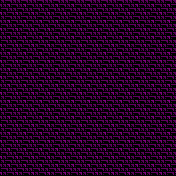

Below is a game level as drawn by its tile map, then a one-line description and the .tmx file that defines it, in full:
An orthogonal 11x11 tile map with 16x16 px tiles, 1 tile layer (Map Layer) and 24 objects (24x position).

<map version="1.0" orientation="orthogonal" width="11" height="11" tilewidth="16" tileheight="16" backgroundcolor="#000000">
<tileset firstgid="1" name="dungeon.con" tilewidth="16" tileheight="16">
<image source="tiles.png" width="256" height="256" />
</tileset>
<layer name="Map Layer" width="11" height="11">
<data encoding="csv">
162,162,162,162,162,162,162,162,162,162,162,
162,162,162,162,162,162,162,162,162,162,162,
162,162,162,162,162,162,162,162,162,162,162,
162,162,162,162,162,162,162,162,162,162,162,
162,162,162,162,162,162,162,162,162,162,162,
162,162,162,162,162,162,162,162,162,162,162,
162,162,162,162,162,162,162,162,162,162,162,
162,162,162,162,162,162,162,162,162,162,162,
162,162,162,162,162,162,162,162,162,162,162,
162,162,162,162,162,162,162,162,162,162,162,
162,162,162,162,162,162,162,162,162,162,162
</data>
</layer>
<objectgroup name="Monster Positions" width="11" height="11">
<object name="position" type="position" x="48" y="48" width="16" height="16">
<properties>
<property name="index" value="0" />
<property name="startX" value="3" />
<property name="startY" value="3" />
</properties>
</object>
<object name="position" type="position" x="80" y="48" width="16" height="16">
<properties>
<property name="index" value="1" />
<property name="startX" value="5" />
<property name="startY" value="3" />
</properties>
</object>
<object name="position" type="position" x="112" y="48" width="16" height="16">
<properties>
<property name="index" value="2" />
<property name="startX" value="7" />
<property name="startY" value="3" />
</properties>
</object>
<object name="position" type="position" x="32" y="32" width="16" height="16">
<properties>
<property name="index" value="3" />
<property name="startX" value="2" />
<property name="startY" value="2" />
</properties>
</object>
<object name="position" type="position" x="64" y="32" width="16" height="16">
<properties>
<property name="index" value="4" />
<property name="startX" value="4" />
<property name="startY" value="2" />
</properties>
</object>
<object name="position" type="position" x="96" y="32" width="16" height="16">
<properties>
<property name="index" value="5" />
<property name="startX" value="6" />
<property name="startY" value="2" />
</properties>
</object>
<object name="position" type="position" x="128" y="32" width="16" height="16">
<properties>
<property name="index" value="6" />
<property name="startX" value="8" />
<property name="startY" value="2" />
</properties>
</object>
<object name="position" type="position" x="16" y="16" width="16" height="16">
<properties>
<property name="index" value="7" />
<property name="startX" value="1" />
<property name="startY" value="1" />
</properties>
</object>
<object name="position" type="position" x="48" y="16" width="16" height="16">
<properties>
<property name="index" value="8" />
<property name="startX" value="3" />
<property name="startY" value="1" />
</properties>
</object>
<object name="position" type="position" x="80" y="16" width="16" height="16">
<properties>
<property name="index" value="9" />
<property name="startX" value="5" />
<property name="startY" value="1" />
</properties>
</object>
<object name="position" type="position" x="112" y="16" width="16" height="16">
<properties>
<property name="index" value="10" />
<property name="startX" value="7" />
<property name="startY" value="1" />
</properties>
</object>
<object name="position" type="position" x="144" y="16" width="16" height="16">
<properties>
<property name="index" value="11" />
<property name="startX" value="9" />
<property name="startY" value="1" />
</properties>
</object>
<object name="position" type="position" x="32" y="0" width="16" height="16">
<properties>
<property name="index" value="12" />
<property name="startX" value="2" />
<property name="startY" value="0" />
</properties>
</object>
<object name="position" type="position" x="64" y="0" width="16" height="16">
<properties>
<property name="index" value="13" />
<property name="startX" value="4" />
<property name="startY" value="0" />
</properties>
</object>
<object name="position" type="position" x="96" y="0" width="16" height="16">
<properties>
<property name="index" value="14" />
<property name="startX" value="6" />
<property name="startY" value="0" />
</properties>
</object>
<object name="position" type="position" x="128" y="0" width="16" height="16">
<properties>
<property name="index" value="15" />
<property name="startX" value="8" />
<property name="startY" value="0" />
</properties>
</object>
</objectgroup>
<objectgroup name="Player Positions" width="11" height="11">
<object name="position" type="position" x="80" y="112" width="16" height="16">
<properties>
<property name="index" value="0" />
<property name="startX" value="5" />
<property name="startY" value="7" />
</properties>
</object>
<object name="position" type="position" x="64" y="128" width="16" height="16">
<properties>
<property name="index" value="1" />
<property name="startX" value="4" />
<property name="startY" value="8" />
</properties>
</object>
<object name="position" type="position" x="96" y="128" width="16" height="16">
<properties>
<property name="index" value="2" />
<property name="startX" value="6" />
<property name="startY" value="8" />
</properties>
</object>
<object name="position" type="position" x="48" y="144" width="16" height="16">
<properties>
<property name="index" value="3" />
<property name="startX" value="3" />
<property name="startY" value="9" />
</properties>
</object>
<object name="position" type="position" x="80" y="144" width="16" height="16">
<properties>
<property name="index" value="4" />
<property name="startX" value="5" />
<property name="startY" value="9" />
</properties>
</object>
<object name="position" type="position" x="112" y="144" width="16" height="16">
<properties>
<property name="index" value="5" />
<property name="startX" value="7" />
<property name="startY" value="9" />
</properties>
</object>
<object name="position" type="position" x="64" y="160" width="16" height="16">
<properties>
<property name="index" value="6" />
<property name="startX" value="4" />
<property name="startY" value="10" />
</properties>
</object>
<object name="position" type="position" x="96" y="160" width="16" height="16">
<properties>
<property name="index" value="7" />
<property name="startX" value="6" />
<property name="startY" value="10" />
</properties>
</object>
</objectgroup>
</map>
